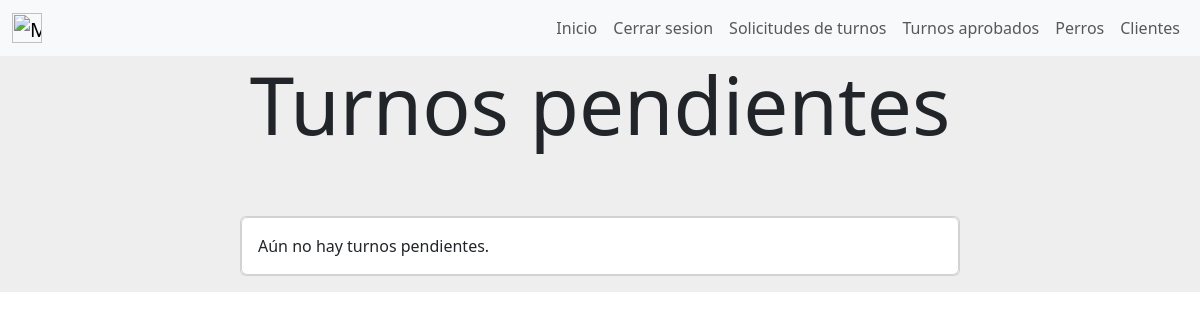
The page /turnos_pendientes (signed in) on the database as committed earlier.
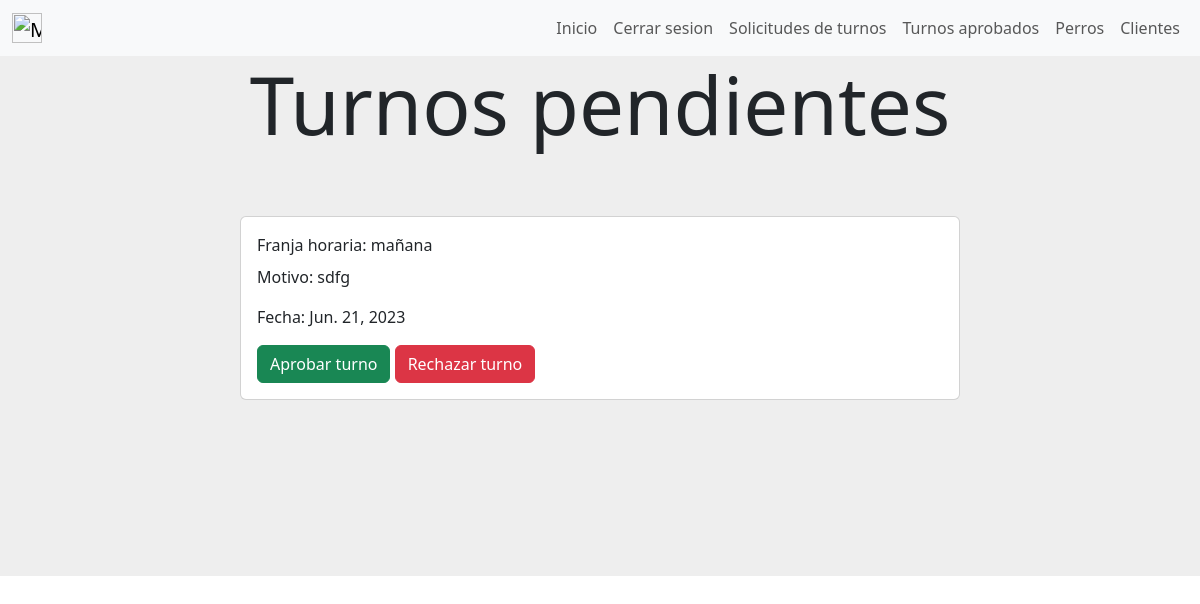
The same page on the database as committed later.
### gestion_de_turnos/models.py (models this page shows, shortened)
class Turno(models.Model) :
    franja_horaria = models.CharField(max_length=50)
    motivo = models.TextField(max_length=100)
    fecha = models.DateField()
    estado = models.CharField(max_length=50, default="Pendiente", blank=True)
    created_by = models.ForeignKey(User, on_delete=models.CASCADE)
    class Meta:
        verbose_name='turno'
        verbose_name_plural='turnos'

### gestion_de_turnos/views.py (the view)
# urls.py: path('turnos_pendientes',views.turnos_pendientes, name= "turnos_pendientes"),
def turnos_pendientes(request):
    turnos_pendientes=Turno.objects.filter(estado = "Pendiente")
    return render(request,"gestion_de_turnos/turnos_pendientes.html",{"turnos":turnos_pendientes})

### gestion_de_turnos/templates/gestion_de_turnos/turnos_pendientes.html (shortened to what this page needs)
{% extends "gestion_de_usuarios/base.html" %}
{% block content %}
{% if user.is_superuser %}
<div style="background-color:#eee;height: 20%;text-align: center;">
    <h1 class="display-1">Turnos pendientes</h1>
</div>
        {% if turnos.count == 0 %}
        <div style="background-color: #eee;background-position: center;background-size: cover; align-items: center;justify-content: center;display: flex;">
            <div class="card mb-3 element-home-color" style="width: 60%;">
                <div class="row g-0">
                    <div class="card">
                        <div class="card-body">
                            Aún no hay turnos pendientes.
                        </div>
                    </div>
                </div>
            </div>
        </div>
        {% else %}
            {% for turno in turnos %}
            <div style="background-color: #eee;background-position: center;background-size: cover; align-items: center;justify-content: center;display: flex;">
                <div class="card mb-3 element-home-color" style="width: 60%;">
                    <div class="row g-0">
                    <div class="col-md-8">
                        <div class="card-body">
                        <p class="card-title">Franja horaria: {{turno.franja_horaria}}</p>
                        <p class="card-text">Motivo: {{turno.motivo}}</p>
                        <p class="card-text">Fecha: {{turno.fecha}}</p>
                        <a class=" btn btn-success" href="{% url 'aprobar_turno' turno.id %}">Aprobar turno</a>
                        <a href ="#" class="btn btn-danger" onclick="rechazar_turno({{turno.id}})" style="color:white;">Rechazar turno</a>
                        </div>
                    </div>
                    </div>
                </div>
            </div>
            {% endfor %}
<div style="background-color:#eee;height: 20%;">
</div>
{% endif %}
{% else %}
<img src="https://st.depositphotos.com/31068556/51146/v/600/depositphotos_511461970-stock-illustration-concept-design-of-an-empty.jpg" class="img-fluid rounded-start" alt="..." style="border-radius: 4px;">
{% endif %}
{% endblock %}

Rows that differ between the two databases and show on the page:
added Turno: franja_horaria "mañana", motivo "sdfg", fecha "Jun. 21, 2023"
Other text that changed with them:
text no longer shown: "Aún no hay turnos pendientes."
